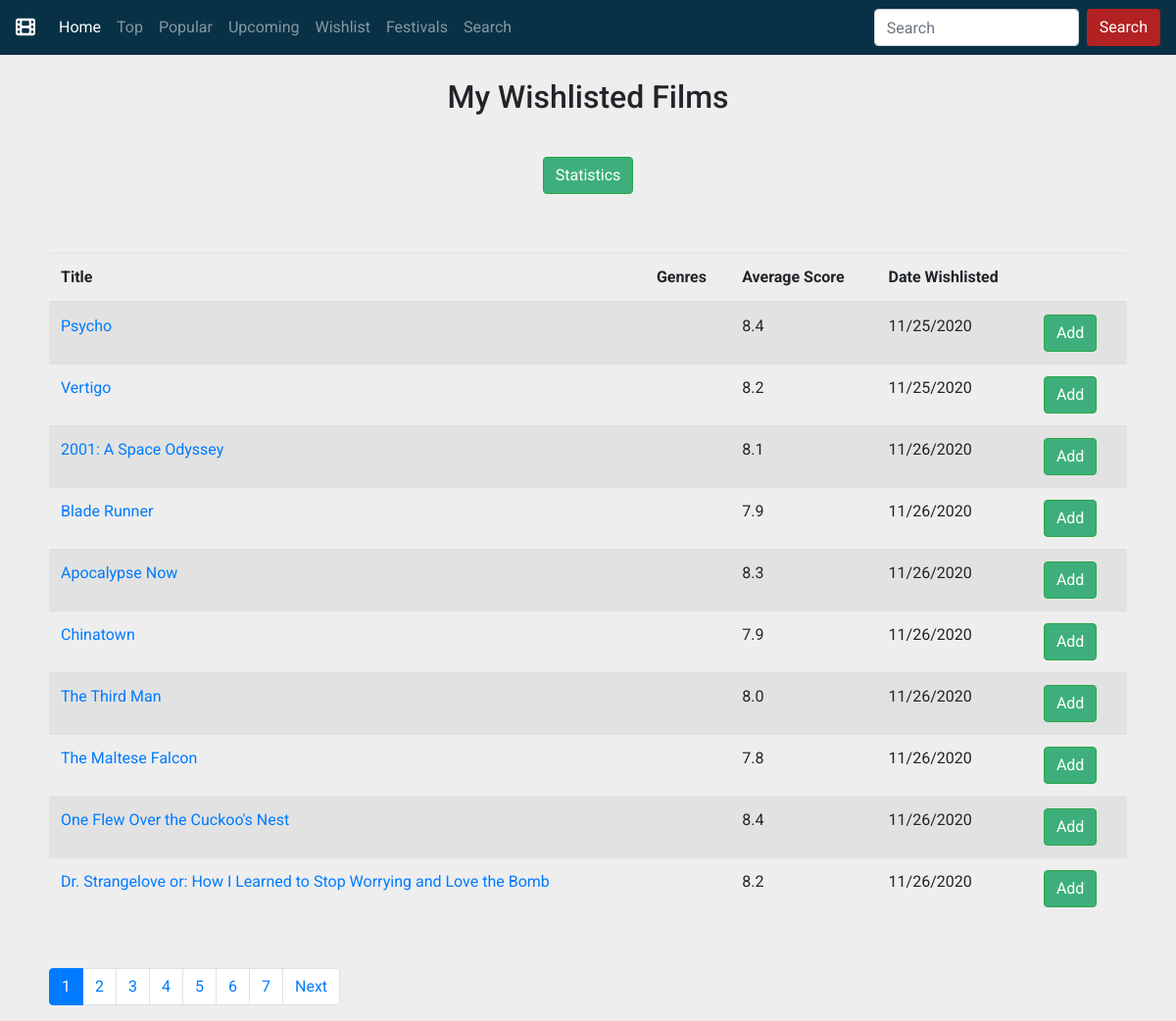
Screenshot of /films/wishlist with the database file from the repository.
### films/models.py (models this page shows, shortened)
class Film(models.Model):
    title = models.CharField(max_length=200)
    original_language = models.CharField(max_length=200)
    overview = models.TextField(null=True)
    movie_db_id = models.IntegerField(null=True)
    release_date = models.DateField(null=True)
    comments = models.CharField(max_length=200, null=True)
    popularity = models.TextField(null=True)
    runtime = models.IntegerField(null=True)
    budget = models.IntegerField(null=True)
    revenue = models.IntegerField(null=True)
    vote_average = models.FloatField(null=True)
    liked = models.BooleanField(null=True)
    added = models.BooleanField(null=True)
    wishlisted = models.BooleanField(null=True)
    score = models.FloatField(null=True)
    review = models.TextField(null=True)
    review_url = models.CharField(max_length=300, null=True)
    critics_pick = models.BooleanField(null=True)
    poster = models.CharField(max_length=200, null=True)
    date_watched = models.DateTimeField('Date Added', null=True)

### films/views.py (the view)
# urls.py: path('wishlist', views.wishlist, name='wishlist-index'),
def wishlist(request):
    films = Film.objects.filter(wishlisted=True).order_by('-score')
    film_paginator = Paginator(films, 10)
    page = request.GET.get('page')
    try:
        films = film_paginator.page(page)
    except PageNotAnInteger:
        films = film_paginator.page(1)
    except EmptyPage:
        films = film_paginator.page(film_paginator.num_pages)
    if not page:
        films = film_paginator.page(1)
    return render(request, 'films/wishlist_index.html', {'films': films})

### films/templates/films/wishlist_index.html (shortened to what this page needs)
{% include 'films/main.html' %}
<div class="container-fluid">
  <div class="row">
    <div class="col"></div>
    <div class="col text-center">
      <br />
      <h2>My Wishlisted Films</h2>
      <br />
    </div>
    <div class="col"></div>
  </div>
  <div class="row">
    <div class="col"></div>
    <div class="col text-center">
      <button
        type="button"
        class="btn btn-success"
        style="margin-bottom: 10px; margin-top: 10px"
      >
        <a href="{% url 'films:statistics' %}" style="color: white"
          >Statistics</a
        >
      </button>
    </div>
    <div class="col"></div>
  </div>
  <div class="row">
    <table class="table table-striped" style="margin: 50px 50px">
      <thead class="thead-info">
        <tr>
          <th scope="col">Title</th>
          <th scope="col">Genres</th>
          <th scope="col">Average Score</th>
          <th scope="col">Date Wishlisted</th>
          <th scope="col"></th>
        </tr>
      </thead>
      <tbody>
        {% for row in films %}
        <tr>
          <td>
            <a href="{% url 'films:view' row.movie_db_id %}">{{ row.title }}</a>
          </td>
          <td>{{ row.genres }}</td>
          <td>{{ row.vote_average }}</td>
          <td>{{ row.date_watched|date:"SHORT_DATE_FORMAT" }}</td>
          <td>
            <form
              class="form-inline"
              method="GET"
              style="float: left; padding-right: 5px"
              action="{% url 'films:add' row.id %}"
            >
              <button
                type="submit"
                class="btn btn-success"
                method="GET"
                action="{% url 'films:add' row.id %}"
              >
                Add
              </button>
            </form>
          </td>
        </tr>
        {% endfor %}
      </tbody>
    </table>
    <div style="margin-left: 50px">
      {% block content %}
      {% include "./pagination.html" with page=films %}
      {% endblock %}
    </div>
  </div>
</div>

### filmtracker/static/global.css (style rules this page uses)
* { font-family: "Roboto", sans-serif; }
.btn-success { background-color: #3eaf7c; }
body { background-color: #eeeeee; }

### rows the page displays
Film: title "Psycho", vote_average "8.4", date_watched "11/25/2020"
Film: title "Vertigo", vote_average "8.2", date_watched "11/25/2020"
Film: title "2001: A Space Odyssey", vote_average "8.1", date_watched "11/26/2020"
Film: title "Blade Runner", vote_average "7.9", date_watched "11/26/2020"
Film: title "Apocalypse Now", vote_average "8.3", date_watched "11/26/2020"
Film: title "Chinatown", vote_average "7.9", date_watched "11/26/2020"
Film: title "The Third Man", vote_average "8.0", date_watched "11/26/2020"
Film: title "The Maltese Falcon", vote_average "7.8", date_watched "11/26/2020"
Film: title "One Flew Over the Cuckoo's Nest", vote_average "8.4", date_watched "11/26/2020"
Film: title "Dr. Strangelove or: How I Learned to Stop Worrying and Love the Bomb", vote_average "8.2", date_watched "11/26/2020"

### other values shown
{{ n }} "1" "2" "3" "4" "5" "6" "7"
